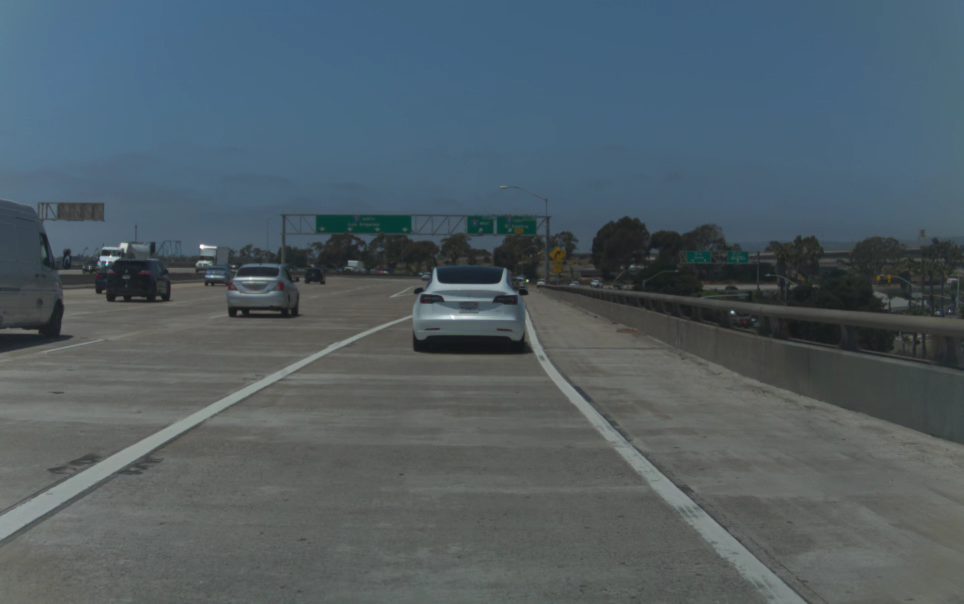
#> input picture assets/samples/visionipc.png, 1928 x 1208 px (shown at 1/2 size)
$ python viewfinder.py
#> lines starting #> are read from the running program, lines starting #| are printed output that depends on the picture; after the words box and inside, x2 and y2 are one past the last pixel; in counts of white or black regions, pixels touching at a corner belong together
### utilities.py
import numpy as np
import cv2
import ctypes

# [92 lines left out: functions resize_and_crop, resize_and_crop2, rgb_to_visionfmt_bilinear, RGBtoVISIONFMT_half_fast, not called in this run]

def BGR2YYYYUV(frameBGR):
    """
    Convert an BGR frame of any size into a 6-channel VISIONFMT.
    VISIONFMT is equivalent to YUV420 but instead each 2x2 block of Y is split into 4 separate channels on the same axis as U and V.
    Hence the 6 channels are: Y0, Y1, Y2, Y3, U, V.
    """
    yuv = cv2.cvtColor(frameBGR, cv2.COLOR_BGR2YUV)
    Y, U, V = cv2.split(yuv)

    Y0 = Y[0::2, 0::2]
    Y1 = Y[0::2, 1::2]
    Y2 = Y[1::2, 0::2]
    Y3 = Y[1::2, 1::2]

    Usub = U[0::2, 0::2]
    Vsub = V[0::2, 0::2]

    return np.stack([Y0, Y1, Y2, Y3, Usub, Vsub], axis=0)
# load shared library
# lib = ctypes.CDLL("./blah/libvisionfmt.so")

# # declare function prototype
# lib.RGBtoVISIONFMT_half_C.argtypes = [
#     ctypes.POINTER(ctypes.c_uint8),  # rgb input
#     ctypes.c_int,                    # width
#     ctypes.c_int,                    # height
#     ctypes.POINTER(ctypes.c_uint8)   # output buffer
# ]
# lib.RGBtoVISIONFMT_half_C.restype = None

# def RGBtoVISIONFMT_half_py(frame: np.ndarray) -> np.ndarray:
#     """
#     frame: (H,W,3) uint8 numpy array (BGR input)
#     returns: (6,128,256) uint8 numpy array
#     """
#     h, w, c = frame.shape
#     assert c == 3
#     frame = np.ascontiguousarray(frame, dtype=np.uint8)

#     out = np.empty((6,128,256), dtype=np.uint8)

#     lib.RGBtoVISIONFMT_half_C(
#         frame.ctypes.data_as(ctypes.POINTER(ctypes.c_uint8)),
#         w, h,
#         out.ctypes.data_as(ctypes.POINTER(ctypes.c_uint8))
#     )

#     return out

### viewfinder.py
import cv2
import numpy as np
import class_transform
from utilities import BGR2YYYYUV

def get_warp_corners(H, width, height):
    """
    Returns the 4 source coordinates (float32)
    that map to the corners of a warpPerspective
    output of size (width x height).

    H: 3x3 homography matrix
    width, height: dimensions of the output image
    """
    dst_corners = np.array([
        [0, 0],
        [width, 0],
        [width, height],
        [0, height]
    ], dtype=np.float32)

    pts = np.hstack([dst_corners, np.ones((4,1), np.float32)])  # -> (4,3)
    src = (np.linalg.inv(H) @ pts.T).T
    src /= src[:, [2]]
    return src[:, :2]

def draw_focus_region(img, pts, color=(0,255,0), alpha=0.50):
    """
    Draws a polygon around pts on img.
    Everything outside is dimmed.
    pts: array-like of shape (4,2) — polygon corners.
    """
    overlay = img.copy()
    mask = np.zeros_like(img, np.uint8)
    pts = np.array(pts, np.int32).reshape((-1,1,2))
    cv2.fillPoly(mask, [pts], (255,255,255))
    dimmed = cv2.addWeighted(img, alpha, np.zeros_like(img), 1-alpha, 0)
    result = dimmed.copy()
    result[mask[:,:,0] > 0] = img[mask[:,:,0] > 0]
    cv2.polylines(result, [pts], True, color, 2)
    return result

# H = class_transform.H
H = np.array([[2.9319131e+00, 1.6042843e-02, 1.5560883e+02],
       [1.4114303e-02, 2.9201300e+00, 4.1882837e+02],
       [2.3538028e-05, 1.7569415e-05, 9.9278069e-01]], dtype=np.float32)
H = np.linalg.inv(H)
# invert the H since were going from source dimensions to dest dimensions

corners = get_warp_corners(H, 512, 256)
# print(corners)
H = np.linalg.inv(H)
img = cv2.imread("assets/samples/visionipc.png")
#> img is the input picture: shape (1208, 1928, 3); mean B, G, R 101, 93.6, 80

vis = draw_focus_region(img, corners)
#> in draw_focus_region, `cv2.fillPoly(mask, [pts], (255,255,255))`:
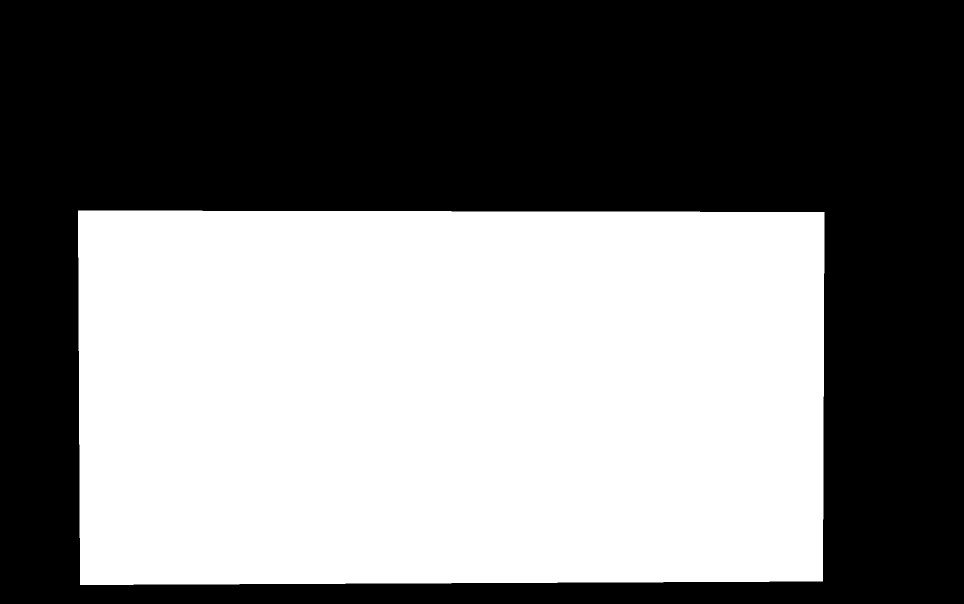
#> mask: shape (1208, 1928, 3) (shown at 1/2 size); 47.6% white; 1 white region, box (x1, y1, x2, y2) and area: (156, 421, 1649, 1170) 1108188
#> in draw_focus_region, `dimmed = cv2.addWeighted(img, alpha, np.zeros_like(img), 1-alpha, 0)`:
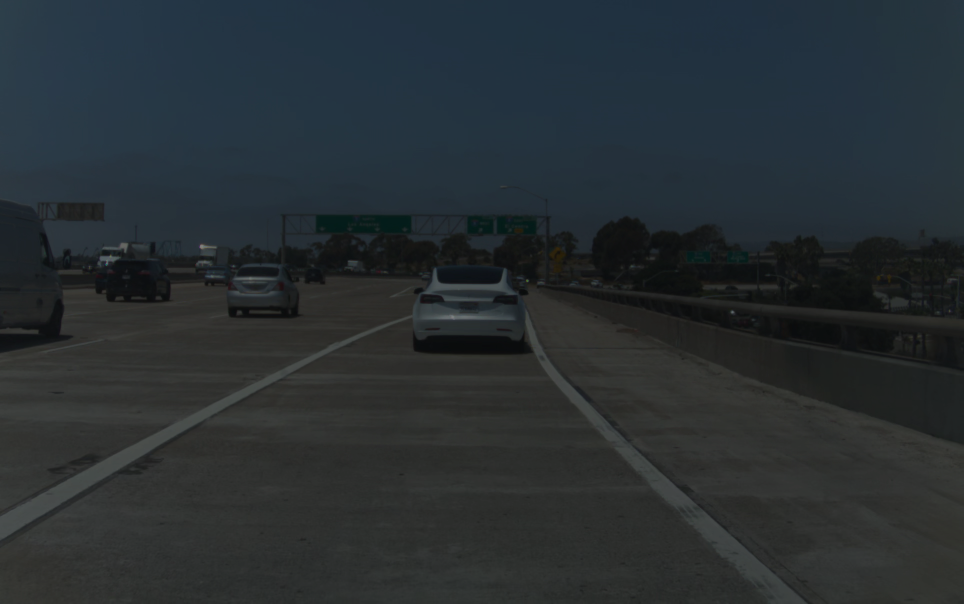
#> dimmed: shape (1208, 1928, 3) (shown at 1/2 size); mean B, G, R 50.5, 46.8, 40
#> in draw_focus_region, `cv2.polylines(result, [pts], True, color, 2)`:
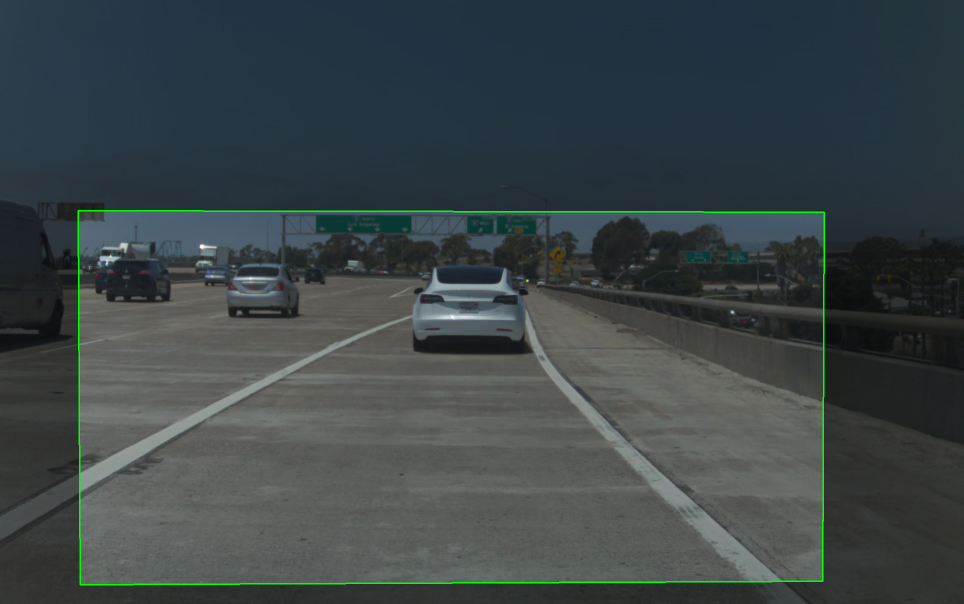
#> result: shape (1208, 1928, 3) (shown at 1/2 size); mean B, G, R 70.7, 69, 59.6
cv2.namedWindow("focus", cv2.WINDOW_NORMAL)
cv2.imshow("focus", vis)
cv2.waitKey(0)
while True:
    vis = draw_focus_region(img, corners)

    cv2.imshow("warped", BGR2YYYYUV(cv2.warpPerspective(img, H, (512,256),flags=cv2.INTER_NEAREST + cv2.WARP_INVERSE_MAP))[0])
#> in BGR2YYYYUV, `yuv = cv2.cvtColor(frameBGR, cv2.COLOR_BGR2YUV)`: yuv: shape (256, 512, 3); mean of channels 0, 1, 2 87.3, 127.9, 125.2
#> in BGR2YYYYUV, `yuv = cv2.cvtColor(frameBGR, cv2.COLOR_BGR2YUV)`:
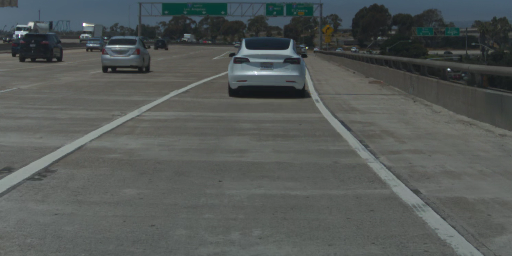
#> frameBGR: shape (256, 512, 3); mean of channels 0, 1, 2 87.1, 88.8, 84.2; drawn as B, G, R
#> in BGR2YYYYUV, `Y, U, V = cv2.split(yuv)`:
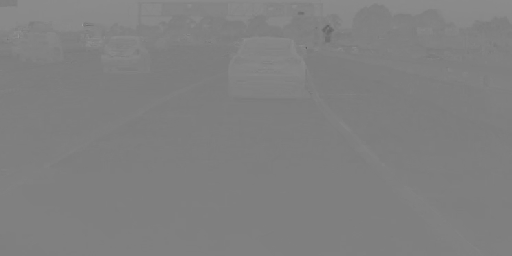
#> U: shape (256, 512); min 95, max 157, mean 127.9
#> in BGR2YYYYUV, `Y, U, V = cv2.split(yuv)`:
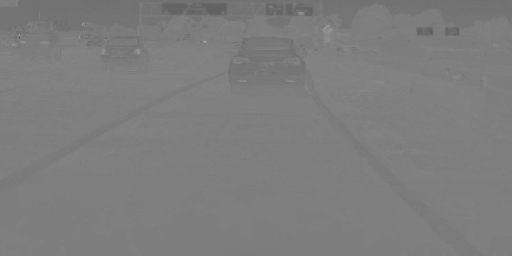
#> V: shape (256, 512); min 67, max 163, mean 125.2
#> in BGR2YYYYUV, `Y2 = Y[1::2, 0::2]`:
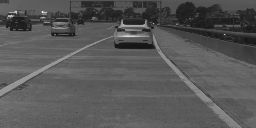
#> Y2: shape (128, 256); min 22, max 249, mean 87.3
    if cv2.waitKey(1)== 27:
#> (key Esc is pressed here)
        break  # Exit on ESC key
cv2.destroyAllWindows()
